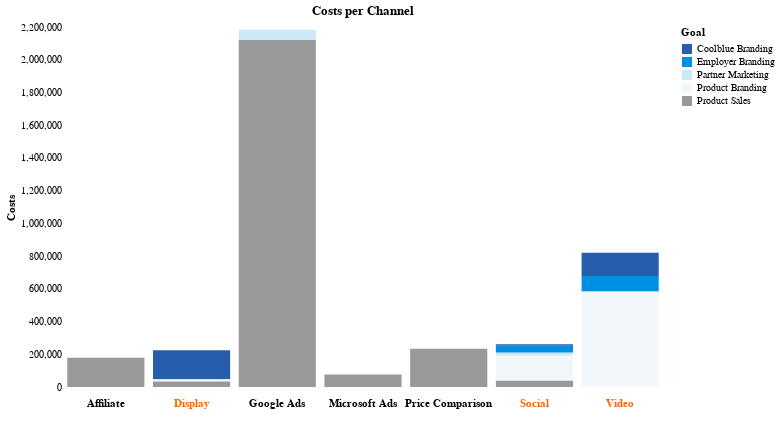

The notebook cell saved with this chart:
### Code cell
# --- Imports ---
import pandas as pd
import altair as alt

# Use default theme (latimes adds frames)
alt.themes.enable('default')

# --- Your categorization logic ---
# Reusing the categorization logic from cell hcQwMTz4urlD
def categorize_goal_for_mmm(row):
    channel = row['channel']
    goal = row['goal']
    if channel in ('Display', 'Social'):
        return 'Included in MMM' if goal == 'Product Sales' else 'Not Included in MMM'
    return 'Included in MMM'

df['mmm_goal_group'] = df.apply(categorize_goal_for_mmm, axis=1)

# Channel highlight grouping
# Reusing the channel highlighting logic from cell hcQwMTz4urlD
def categorize_channel_for_highlight(channel):
    return 'MMM Channels' if channel in ['Video', 'Display', 'Social'] else 'Other Channels'

df['channel_group'] = df['channel'].apply(categorize_channel_for_highlight)

# Palettes
# Define a coolblue color palette for the goals
coolblue_goal_palette = ['#285dab', '#0090e3', '#cce9f9', '#F2F7FC', '#999999', '#ff7e00', '#a6cee3'] # Added more colors for goals


# Label strip data & order
# Reusing label strip data and order from cell hcQwMTz4urlD
labels_df = df[['channel', 'channel_group']].drop_duplicates()
channel_order = sorted(list(labels_df['channel'].unique()))
print(channel_order)

# --- Main stacked bars (no axis labels/ticks/domains/grids) ---
# Use the original df DataFrame and color by goal
bars = (
    alt.Chart(df) # Use the original df
      .mark_bar()
      .encode(
          x=alt.X('channel:N',
                  sort=channel_order,
                  axis=alt.Axis(labels=False, ticks=False, title='', domain=False, grid=False)),
          y=alt.Y('costs:Q',
                  title='Costs',
                  stack='zero',
                  axis=alt.Axis(labels=True, ticks=False, domain=False, grid=False)),
          color=alt.Color('goal:N', # Color by the original goal
                          scale=alt.Scale(range=coolblue_goal_palette), # Use coolblue palette for goals
                          title='Goal'),
          tooltip=['channel:N', 'goal:N', 'costs:Q', 'channel_group:N'] # Update tooltip
      )
      .properties(width=600, height=360, title='Costs per Channel') # Update title
      .interactive()
)

# --- Channel Labels with Conditional Color ---
xlabels = (
    alt.Chart(labels_df)
      .mark_text(dy=12, fontWeight='bold')
      .encode(
          x=alt.X('channel:N', sort=channel_order, axis=None),
          y=alt.value(0), # Position at the bottom of the chart
          text='channel:N',
          color=alt.condition(
              alt.datum.channel_group == 'MMM Channels',
              alt.value('#ff6600'),  # Coolblue blue for MMM channels
              alt.value('black')   # Black for other channels
          )
      )
      .properties(width=600, height=40) # Adjust height to accommodate labels
)

# --- Compose & purge ALL frames/lines globally ---
chart = (
    alt.vconcat(bars, xlabels, spacing=0)
      .resolve_scale(x='shared')
      .configure_view(stroke=None)            # removes outer plot box (the “square”)
      .configure_axis(grid=False, domain=False, ticks=False)  # belt-and-suspenders
)

chart.display()

### Figure 1 — Vega-Lite specification as saved in the notebook (floating-point values rounded to 4 significant figures)
{"config": {"view": {"continuousWidth": 300, "continuousHeight": 300, "stroke": null}, "axis": {"domain": false, "grid": false, "ticks": false}}, "vconcat": [{"data": {"name": "data-853165452b6d31c5c14c57baca0c463f"}, "mark": {"type": "bar"}, "encoding": {"color": {"field": "goal", "scale": {"range": ["#285dab", "#0090e3", "#cce9f9", "#F2F7FC", "#999999", "#ff7e00", "#a6cee3"]}, "title": "Goal", "type": "nominal"}, "tooltip": [{"field": "channel", "type": "nominal"}, {"field": "goal", "type": "nominal"}, {"field": "costs", "type": "quantitative"}, {"field": "channel_group", "type": "nominal"}], "x": {"axis": {"domain": false, "grid": false, "labels": false, "ticks": false, "title": ""}, "field": "channel", "sort": ["Affiliate", "Display", "Google Ads", "Microsoft Ads", "Price Comparison", "Social", "Video"], "type": "nominal"}, "y": {"axis": {"domain": false, "grid": false, "labels": true, "ticks": false}, "field": "costs", "stack": "zero", "title": "Costs", "type": "quantitative"}}, "height": 360, "name": "view_15", "title": "Costs per Channel", "width": 600}, {"data": {"name": "data-f50320360c9ec689121da9af714a9e71"}, "mark": {"type": "text", "dy": 12, "fontWeight": "bold"}, "encoding": {"color": {"condition": {"test": "(datum.channel_group === 'MMM Channels')", "value": "#ff6600"}, "value": "black"}, "text": {"field": "channel", "type": "nominal"}, "x": {"axis": null, "field": "channel", "sort": ["Affiliate", "Display", "Google Ads", "Microsoft Ads", "Price Comparison", "Social", "Video"], "type": "nominal"}, "y": {"value": 0}}, "height": 40, "width": 600}], "params": [{"name": "param_15", "select": {"type": "interval", "encodings": ["x", "y"]}, "bind": "scales", "views": ["view_15"]}], "resolve": {"scale": {"x": "shared"}}, "spacing": 0, "$schema": "https://vega.github.io/schema/vega-lite/v5.20.1.json", "datasets": {"data-853165452b6d31c5c14c57baca0c463f": [{"country": "Germany", "channel": "Display", "goal": "Product Branding", "orders": 0.0, "impressions": 2728000.0, "costs": 8399.0, "percentage_of_total_cost": 0.211, "mmm_goal_group": "Not Included in MMM", "channel_group": "MMM Channels"}, {"country": "Germany", "channel": "Social", "goal": "Coolblue Branding", "orders": 0.0, "impressions": 4203000.0, "costs": 9308.0, "percentage_of_total_cost": 0.2338, "mmm_goal_group": "Not Included in MMM", "channel_group": "MMM Channels"}, {"country": "Germany", "channel": "Video", "goal": "Product Branding", "orders": 0.0, "impressions": 117100000.0, "costs": 580100.0, "percentage_of_total_cost": 14.57, "mmm_goal_group": "Included in MMM", "channel_group": "MMM Channels"}, {"country": "Germany", "channel": "Affiliate", "goal": "Partner Marketing", "orders": 0.0, "impressions": 0.0, "costs": 0.0, "percentage_of_total_cost": 0.0, "mmm_goal_group": "Included in MMM", "channel_group": "Other Channels"}, {"country": "Germany", "channel": "Display", "goal": "Partner Marketing", "orders": 0.0, "impressions": 11310000.0, "costs": 6034.0, "percentage_of_total_cost": 0.1516, "mmm_goal_group": "Not Included in MMM", "channel_group": "MMM Channels"}, {"country": "Germany", "channel": "Microsoft Ads", "goal": "Product Sales", "orders": 2175.0, "impressions": 20470000.0, "costs": 76700.0, "percentage_of_total_cost": 1.927, "mmm_goal_group": "Included in MMM", "channel_group": "Other Channels"}, {"country": "Germany", "channel": "Social", "goal": "Product Branding", "orders": 0.0, "impressions": 64300000.0, "costs": 154100.0, "percentage_of_total_cost": 3.871, "mmm_goal_group": "Not Included in MMM", "channel_group": "MMM Channels"}, {"country": "Germany", "channel": "Social", "goal": "Product Sales", "orders": 0.0, "impressions": 6842000.0, "costs": 38760.0, "percentage_of_total_cost": 0.9736, "mmm_goal_group": "Included in MMM", "channel_group": "MMM Channels"}, {"country": "Germany", "channel": "Affiliate", "goal": "Product Sales", "orders": 7749.0, "impressions": 0.0, "costs": 179000.0, "percentage_of_total_cost": 4.496, "mmm_goal_group": "Included in MMM", "channel_group": "Other Channels"}, {"country": "Germany", "channel": "Display", "goal": "Coolblue Branding", "orders": 0.0, "impressions": 289400000.0, "costs": 176500.0, "percentage_of_total_cost": 4.433, "mmm_goal_group": "Not Included in MMM", "channel_group": "MMM Channels"}, {"country": "Germany", "channel": "Video", "goal": "Employer Branding", "orders": 0.0, "impressions": 16500000.0, "costs": 95000.0, "percentage_of_total_cost": 2.386, "mmm_goal_group": "Included in MMM", "channel_group": "MMM Channels"}, {"country": "Germany", "channel": "Google Ads", "goal": "Product Sales", "orders": 37390.0, "impressions": 176300000.0, "costs": 2122000.0, "percentage_of_total_cost": 53.31, "mmm_goal_group": "Included in MMM", "channel_group": "Other Channels"}, {"country": "Germany", "channel": "Social", "goal": "Partner Marketing", "orders": 0.0, "impressions": 12000000.0, "costs": 17410.0, "percentage_of_total_cost": 0.4374, "mmm_goal_group": "Not Included in MMM", "channel_group": "MMM Channels"}, {"country": "Germany", "channel": "Social", "goal": "Employer Branding", "orders": 0.0, "impressions": 18760000.0, "costs": 42260.0, "percentage_of_total_cost": 1.062, "mmm_goal_group": "Not Included in MMM", "channel_group": "MMM Channels"}, {"country": "Germany", "channel": "Video", "goal": "Partner Marketing", "orders": 0.0, "impressions": 1515000.0, "costs": 2747.0, "percentage_of_total_cost": 0.069, "mmm_goal_group": "Included in MMM", "channel_group": "MMM Channels"}, {"country": "Germany", "channel": "Display", "goal": "Product Sales", "orders": 0.0, "impressions": 71260000.0, "costs": 34290.0, "percentage_of_total_cost": 0.8612, "mmm_goal_group": "Included in MMM", "channel_group": "MMM Channels"}, {"country": "Germany", "channel": "Price Comparison", "goal": "Product Sales", "orders": 33180.0, "impressions": 0.0, "costs": 233900.0, "percentage_of_total_cost": 5.875, "mmm_goal_group": "Included in MMM", "channel_group": "Other Channels"}, {"country": "Germany", "channel": "Google Ads", "goal": "Partner Marketing", "orders": 867.3, "impressions": 6004000.0, "costs": 61200.0, "percentage_of_total_cost": 1.537, "mmm_goal_group": "Included in MMM", "channel_group": "Other Channels"}, {"country": "Germany", "channel": "Video", "goal": "Coolblue Branding", "orders": 0.0, "impressions": 36030000.0, "costs": 143300.0, "percentage_of_total_cost": 3.599, "mmm_goal_group": "Included in MMM", "channel_group": "MMM Channels"}], "data-f50320360c9ec689121da9af714a9e71": [{"channel": "Display", "channel_group": "MMM Channels"}, {"channel": "Social", "channel_group": "MMM Channels"}, {"channel": "Video", "channel_group": "MMM Channels"}, {"channel": "Affiliate", "channel_group": "Other Channels"}, {"channel": "Microsoft Ads", "channel_group": "Other Channels"}, {"channel": "Google Ads", "channel_group": "Other Channels"}, {"channel": "Price Comparison", "channel_group": "Other Channels"}]}}
